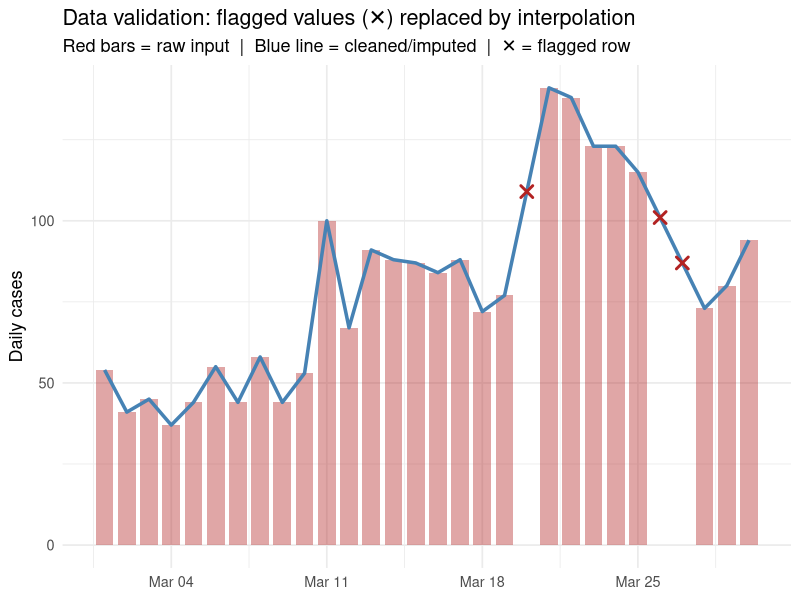

The R script that drew this image:
## ---- chunk 1
#| label: setup

library(ggplot2)
library(dplyr)

# Simulate incoming surveillance data with deliberate errors
set.seed(42)
n <- 30
dates <- seq(as.Date("2024-03-01"), by = "day", length.out = n)
cases <- c(rpois(10, 45), rpois(9, 80), -5, rpois(5, 120),
           NA, 99999, rpois(3, 90))

df_raw <- data.frame(
  date        = dates,
  location_id = "district_a",
  new_cases   = cases,
  source      = "surveillance_v1"
)
## ---- chunk 2
#| label: validator

validate_surveillance <- function(df,
                                  max_plausible = 50000,
                                  max_jump_ratio = 10,
                                  sentinel_values = c(99999, -1, 9999)) {

  issues <- list()

  # 1. Required columns
  required <- c("date", "location_id", "new_cases")
  missing_cols <- setdiff(required, names(df))
  if (length(missing_cols) > 0) {
    issues[["missing_columns"]] <- missing_cols
  }

  # 2. Missing values
  na_rows <- which(is.na(df$new_cases))
  if (length(na_rows) > 0) {
    issues[["missing_values"]] <- data.frame(
      row = na_rows, date = df$date[na_rows]
    )
  }

  # 3. Negative counts
  neg_rows <- which(!is.na(df$new_cases) & df$new_cases < 0)
  if (length(neg_rows) > 0) {
    issues[["negative_counts"]] <- data.frame(
      row = neg_rows, date = df$date[neg_rows],
      value = df$new_cases[neg_rows]
    )
  }

  # 4. Sentinel values
  sentinel_rows <- which(df$new_cases %in% sentinel_values)
  if (length(sentinel_rows) > 0) {
    issues[["sentinel_values"]] <- data.frame(
      row = sentinel_rows, date = df$date[sentinel_rows],
      value = df$new_cases[sentinel_rows]
    )
  }

  # 5. Implausibly large values
  big_rows <- which(!is.na(df$new_cases) & df$new_cases > max_plausible)
  if (length(big_rows) > 0) {
    issues[["implausible_values"]] <- data.frame(
      row = big_rows, date = df$date[big_rows],
      value = df$new_cases[big_rows]
    )
  }

  # 6. Anomalous jumps (consecutive-day ratio)
  clean_cases <- df$new_cases
  clean_cases[is.na(clean_cases) | clean_cases < 0 |
                clean_cases %in% sentinel_values] <- NA
  ratio <- clean_cases[-1] / pmax(clean_cases[-length(clean_cases)], 1)
  jump_rows <- which(!is.na(ratio) & ratio > max_jump_ratio) + 1
  if (length(jump_rows) > 0) {
    issues[["anomalous_jumps"]] <- data.frame(
      row = jump_rows, date = df$date[jump_rows],
      value = df$new_cases[jump_rows],
      ratio = round(ratio[jump_rows - 1], 1)
    )
  }

  list(n_rows = nrow(df), n_issues = length(issues), issues = issues)
}

result <- validate_surveillance(df_raw)
cat(sprintf("Rows: %d | Issue types found: %d\n",
            result$n_rows, result$n_issues))
for (nm in names(result$issues)) {
  cat("\n Issue:", nm, "\n")
  print(result$issues[[nm]])
}
## ---- chunk 3
#| label: clean-data
#| fig-cap: "Raw (red) vs validated-and-cleaned (blue) surveillance data. Negative values, sentinels, and anomalous spikes are flagged; clean rows are passed to the model."

# Apply cleaning: replace flagged values with NA for imputation
df_clean <- df_raw
flag_rows <- c(
  result$issues$missing_values$row,
  result$issues$negative_counts$row,
  result$issues$sentinel_values$row,
  result$issues$anomalous_jumps$row
)
flag_rows <- unique(flag_rows[!is.na(flag_rows)])
df_clean$new_cases[flag_rows] <- NA
df_clean$flagged <- seq_len(nrow(df_clean)) %in% flag_rows

# Simple linear interpolation for missing values
df_clean$new_cases_imputed <- df_clean$new_cases
na_idx <- which(is.na(df_clean$new_cases_imputed))
if (length(na_idx) > 0) {
  df_clean$new_cases_imputed <- approx(
    x   = seq_len(nrow(df_clean))[!is.na(df_clean$new_cases)],
    y   = df_clean$new_cases[!is.na(df_clean$new_cases)],
    xout = seq_len(nrow(df_clean))
  )$y
}

ggplot(df_clean, aes(x = date)) +
  geom_col(aes(y = pmax(0, new_cases, na.rm = TRUE)),
           fill = "firebrick", alpha = 0.4, width = 0.8) +
  geom_line(aes(y = new_cases_imputed),
            colour = "steelblue", linewidth = 1.2) +
  geom_point(data = df_clean[df_clean$flagged, ],
             aes(y = new_cases_imputed),
             shape = 4, size = 3, colour = "firebrick", stroke = 1.5) +
  labs(x = NULL, y = "Daily cases",
       title = "Data validation: flagged values (✕) replaced by interpolation",
       subtitle = "Red bars = raw input  |  Blue line = cleaned/imputed  |  ✕ = flagged row") +
  theme_minimal(base_size = 13)
